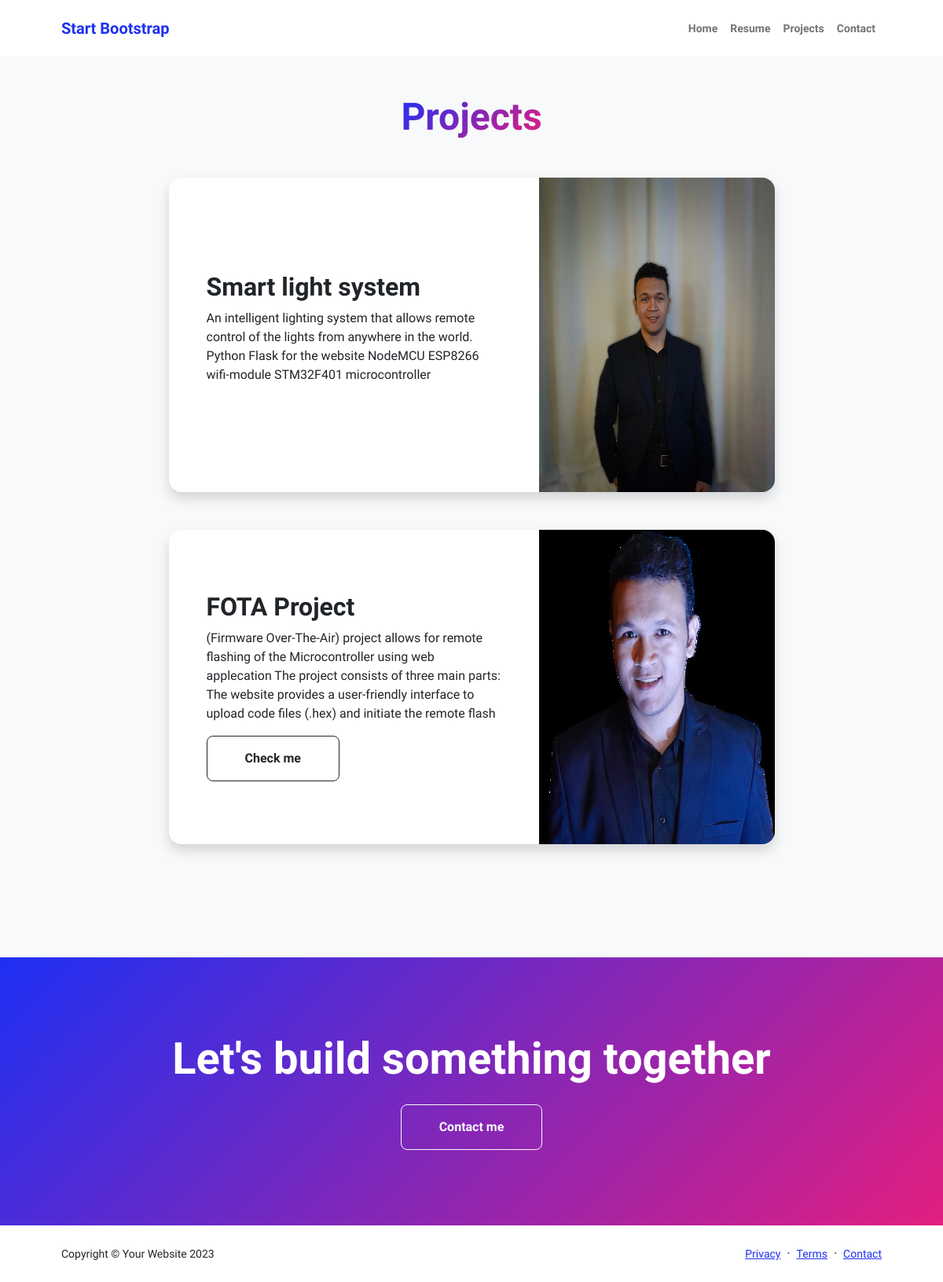
The app's page /projects with its own data.
### project/models.py (models this page shows, shortened)
class Project(models.Model):
    title = models.CharField(max_length=50)
    description = models.CharField(max_length=250)
    image = models.ImageField(upload_to='resume/images/')
    url = models.URLField(blank=True)

### project/views.py (the view)
# urls.py: path('projects', views.projects, name='projects'),
def projects(request):
    myProjcets = Project.objects.all()
    context = {
        'myprojects':myProjcets
    }
    return render(request, 'project/projects.html', context)

### project/templates/project/projects.html (shortened to what this page needs)
<!DOCTYPE html>
{% load static %}
<html lang="en">
    <head>
        <link href="https://cdn.jsdelivr.net/npm/bootstrap-icons@1.8.1/font/bootstrap-icons.css" rel="stylesheet" />
        <link href="{% static 'css/styles.css' %}" rel="stylesheet" />
    </head>
    <body class="d-flex flex-column h-100 bg-light">
        <main class="flex-shrink-0">
            <nav class="navbar navbar-expand-lg navbar-light bg-white py-3">
                <div class="container px-5">
                    <a class="navbar-brand" href="/"><span class="fw-bolder text-primary">Start Bootstrap</span></a>
                    <div class="collapse navbar-collapse" id="navbarSupportedContent">
                        <ul class="navbar-nav ms-auto mb-2 mb-lg-0 small fw-bolder">
                            <li class="nav-item"><a class="nav-link" href="/">Home</a></li>
                            <li class="nav-item"><a class="nav-link" href="resume">Resume</a></li>
                            <li class="nav-item"><a class="nav-link" href="projects">Projects</a></li>
                            <li class="nav-item"><a class="nav-link" href="contact">Contact</a></li>
                        </ul>
                    </div>
                </div>
            </nav>
            <section class="py-5">
                <div class="container px-5 mb-5">
                    <div class="text-center mb-5">
                        <h1 class="display-5 fw-bolder mb-0"><span class="text-gradient d-inline">Projects</span></h1>
                    </div>
                    <div class="row gx-5 justify-content-center">
                        <div class="col-lg-11 col-xl-9 col-xxl-8">
                            {% for item in myprojects %}
                            <div class="card overflow-hidden shadow rounded-4 border-0 mb-5">
                                <div class="card-body p-0">
                                    <div class="d-flex align-items-center">
                                        <div class="p-5">
                                            <h2 class="fw-bolder">{{ item.title }}</h2>
                                            <p>{{ item.description }}</p>
                                            {% if item.url %}
                                            <a class ="btn btn-outline-dark btn-lg px-5 py-3 fs-6 fw-bolder" href="{{item.url}}">Check me</a>
                                            {% endif %}
                                        </div>
                                        <img class="img-fluid" src={{item.image.url}} alt="..." />
                                    </div>
                                </div>
                            </div>
                            {% endfor %}
                        </div>
                    </div>
                </div>
            </section>
            <section class="py-5 bg-gradient-primary-to-secondary text-white">
                <div class="container px-5 my-5">
                    <div class="text-center">
                        <h2 class="display-4 fw-bolder mb-4">Let's build something together</h2>
                        <a class="btn btn-outline-light btn-lg px-5 py-3 fs-6 fw-bolder" href="contact">Contact me</a>
                    </div>
                </div>
            </section>
        </main>
        <footer class="bg-white py-4 mt-auto">
            <div class="container px-5">
                <div class="row align-items-center justify-content-between flex-column flex-sm-row">
                    <div class="col-auto"><div class="small m-0">Copyright &copy; Your Website 2023</div></div>
                    <div class="col-auto">
                        <a class="small" href="#!">Privacy</a>
                        <span class="mx-1">&middot;</span>
                        <a class="small" href="#!">Terms</a>
                        <span class="mx-1">&middot;</span>
                        <a class="small" href="#!">Contact</a>
                    </div>
                </div>
            </div>
        </footer>
    </body>
</html>

### records on screen
Project: title "Smart light system", description "An intelligent lighting system that allows remote control of the lights from anywhere in the world. Python Flask for the website NodeMCU ESP8266 wifi-module STM32F401 microcontroller", image (picture)
Project: title "FOTA Project", description "(Firmware Over-The-Air) project allows for remote flashing of the Microcontroller using web applecation The project consists of three main parts: The website provides a user-friendly interface to upload code files (.hex) and initiate the remote flash", image (picture)
